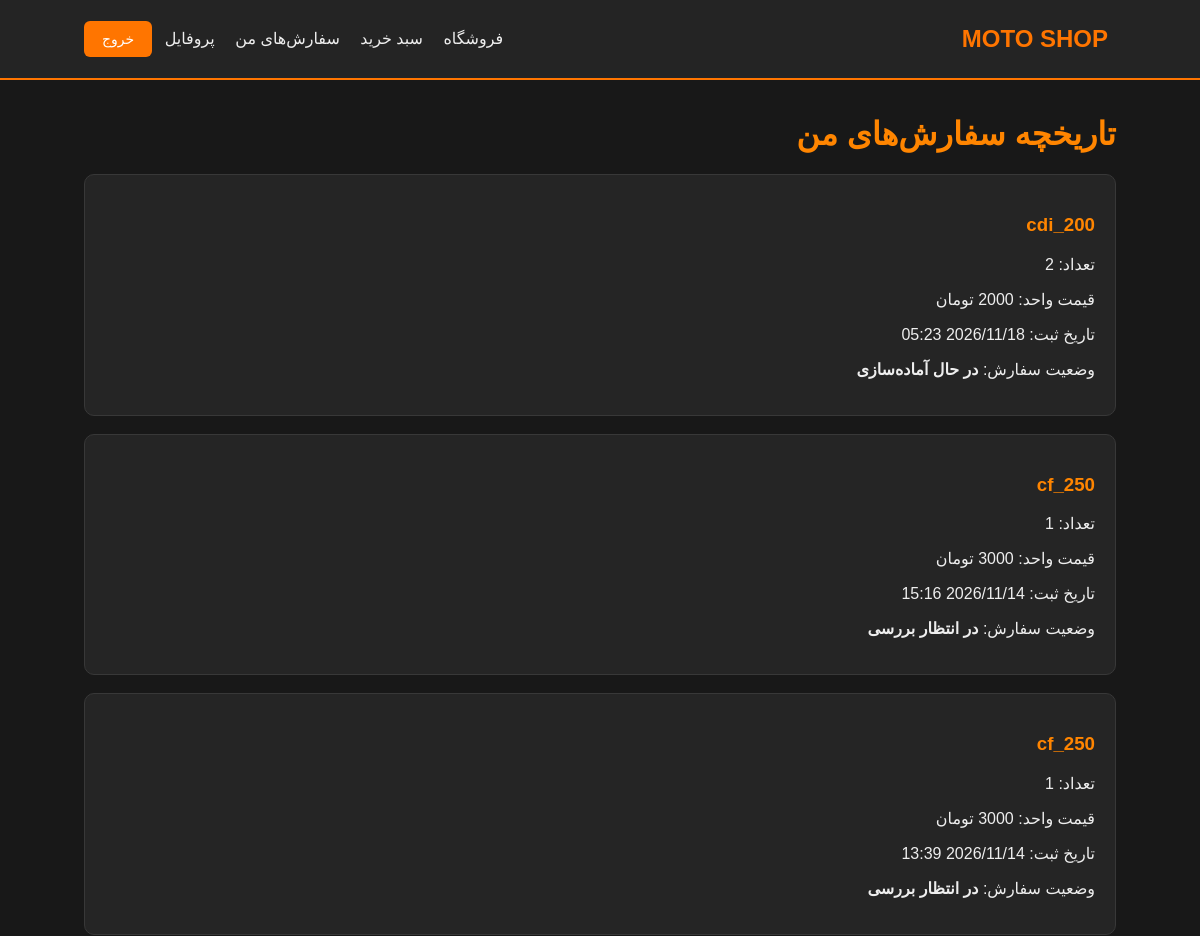
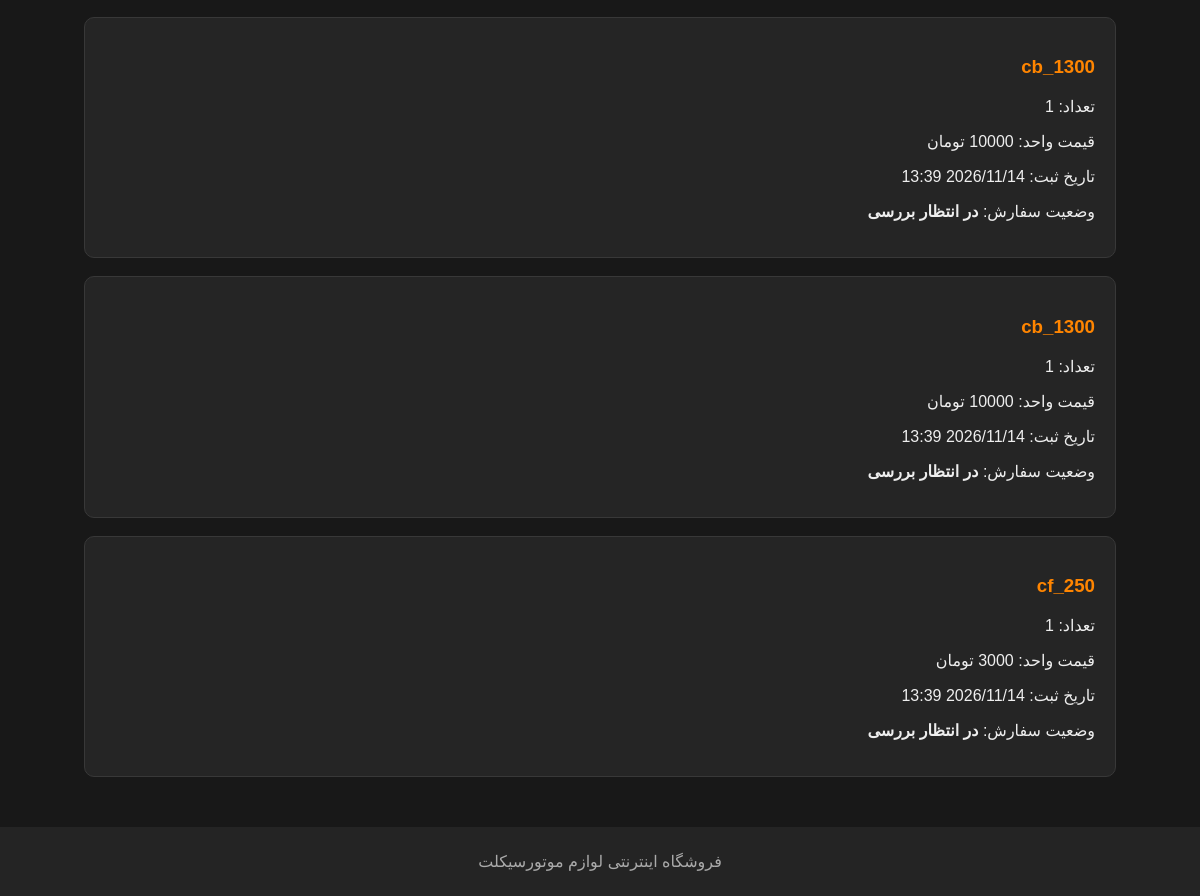
Page /orders/ (signed in) on the committed database (2 pictures, top to bottom).
### product/models.py (models this page shows, shortened)
class Order(models.Model):
    customer_name = models.CharField(max_length=100)
    phone = models.CharField(max_length=15)
    product = models.ForeignKey(Product, on_delete=models.CASCADE)
    quantity = models.PositiveIntegerField()
    date = models.DateTimeField(auto_now_add=True)
    status = models.CharField(
        max_length=20,
        choices=[
            ('pending', 'در انتظار بررسی'),
            ('processing', 'در حال آماده‌سازی'),
            ('shipped', 'ارسال شده'),
            ('delivered', 'تحویل داده شده'),
            ('cancelled', 'لغو شده'),
        ],
        default='pending'
    )
    user = models.ForeignKey(
        User,
        on_delete=models.CASCADE,
        null=True,
        blank=True,
        related_name='orders'
    )

class Product(models.Model):
    name = models.CharField(max_length=100)
    price = models.PositiveIntegerField()
    stock = models.PositiveIntegerField()
    date = models.DateTimeField(auto_now_add=True)
    image = models.ImageField(
        upload_to='products/',
        blank=True,
        null=True
    )

### product/views.py (the view)
# urls.py: path('orders/', views.order_history, name='order_history'),
@login_required(login_url='login')
def order_history(request):
    orders = Order.objects.filter(
        user=request.user
    ).select_related('product').order_by('-date')
    return render(request, 'product/order_history.html', {
        'orders': orders
    })

### product/templates/product/order_history.html (shortened to what this page needs)
<!DOCTYPE html>
<html lang="fa" dir="rtl">
<head>
</head>
<body>
{% extends 'product/base.html' %}
{% block content %}
<h1>تاریخچه سفارش‌های من</h1>
{% if orders %}
    {% for order in orders %}
        <div class="card">
            <h3>{{ order.product.name }}</h3>
            <p>تعداد: {{ order.quantity }}</p>
            <p>قیمت واحد: {{ order.product.price }} تومان</p>
            <p>
                تاریخ ثبت:
                {{ order.date|date:"Y/m/d H:i" }}
            </p>
            <p>
                وضعیت سفارش:
                <strong>{{ order.get_status_display }}</strong>
            </p>
        </div>
    {% endfor %}
{% else %}
    <div class="card">
        <p>هنوز سفارشی ثبت نکرده‌اید.</p>
    </div>
{% endif %}
{% endblock %}

### product/templates/product/base.html (style rules this page uses)
* { box-sizing: border-box; }
body { margin: 0; font-family: Tahoma, sans-serif; background: #181818; color: #eeeeee; }
h1, h2, h3 { color: #ff8500; }
.card { background: #252525; padding: 20px; border-radius: 10px; border: 1px solid #383838; margin-bottom: 18px; }

### rows in the picture
Order: product.name "cdi_200", quantity "2", product.price "2000", date "2026/11/18 05:23", status "در حال آماده‌سازی"
Order: product.name "cf_250", quantity "1", product.price "3000", date "2026/11/14 15:16", status "در انتظار بررسی"
Order: product.name "cf_250", quantity "1", product.price "3000", date "2026/11/14 13:39", status "در انتظار بررسی"
Order: product.name "cb_1300", quantity "1", product.price "10000", date "2026/11/14 13:39", status "در انتظار بررسی"
Order: product.name "cb_1300", quantity "1", product.price "10000", date "2026/11/14 13:39", status "در انتظار بررسی"
Order: product.name "cf_250", quantity "1", product.price "3000", date "2026/11/14 13:39", status "در انتظار بررسی"
